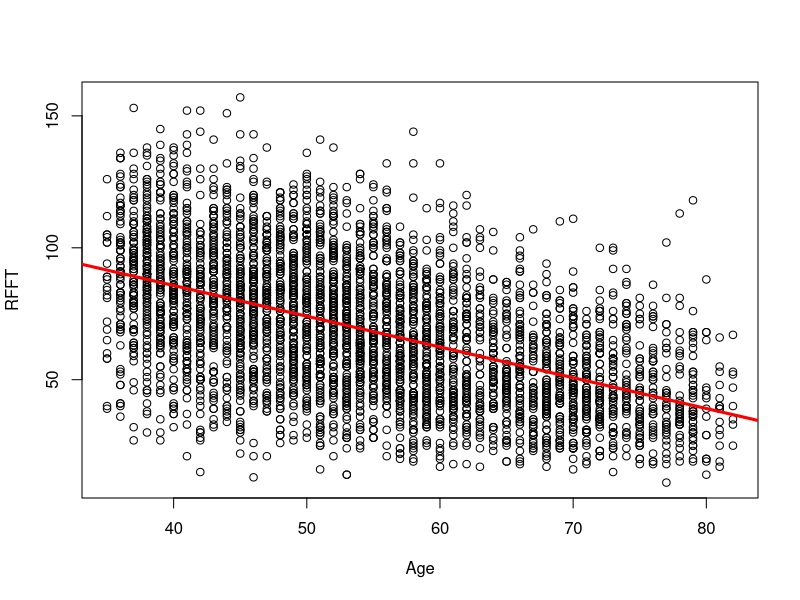
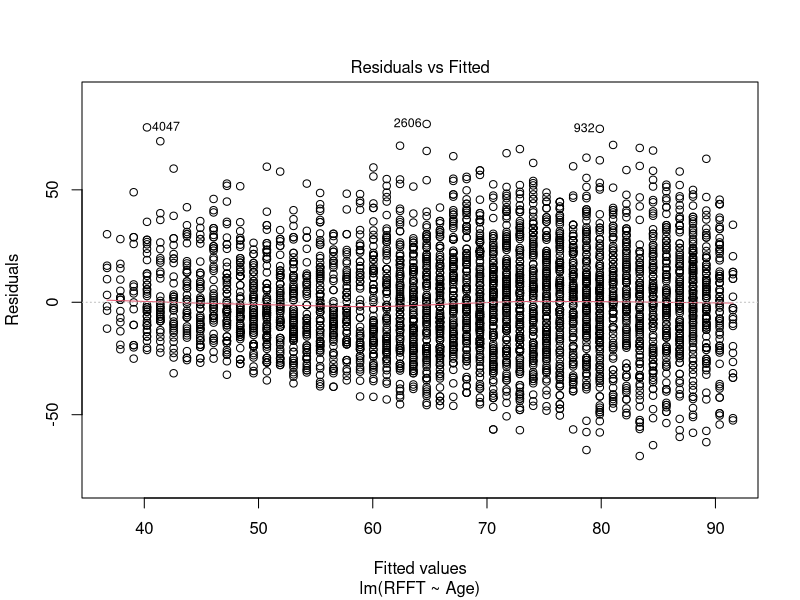
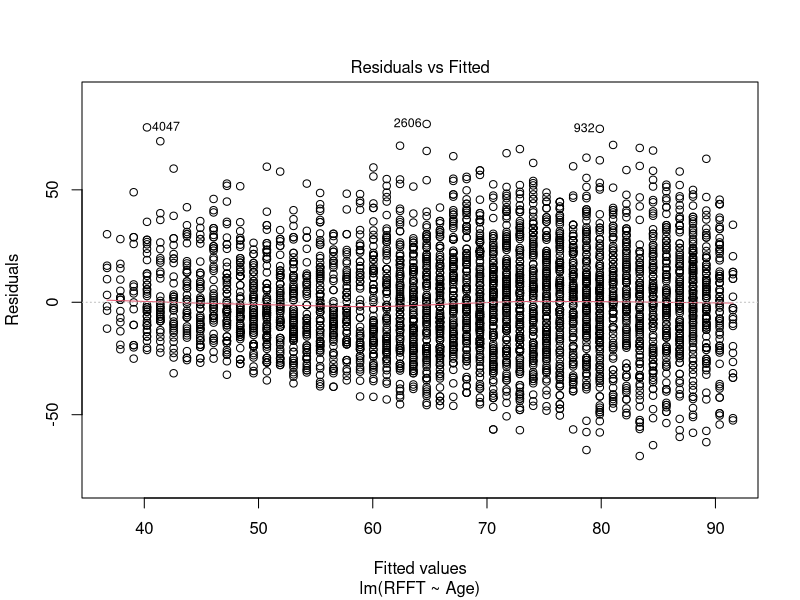
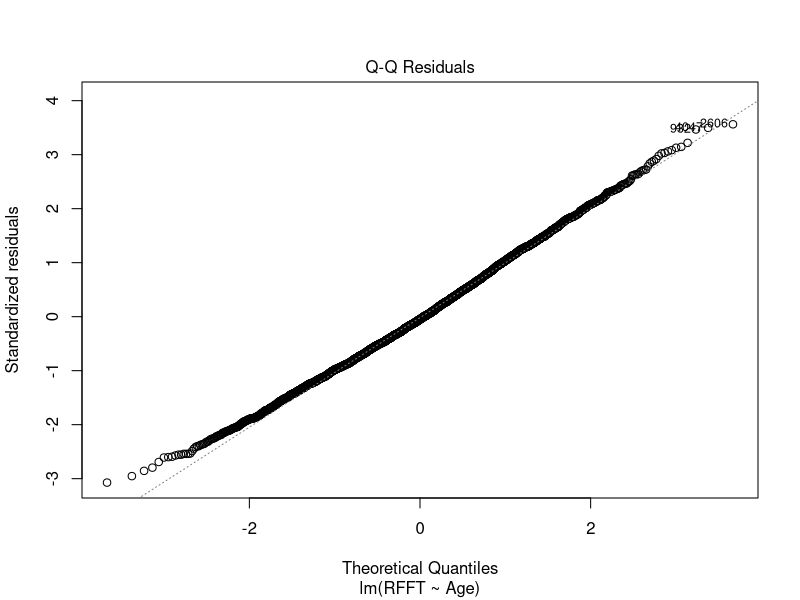
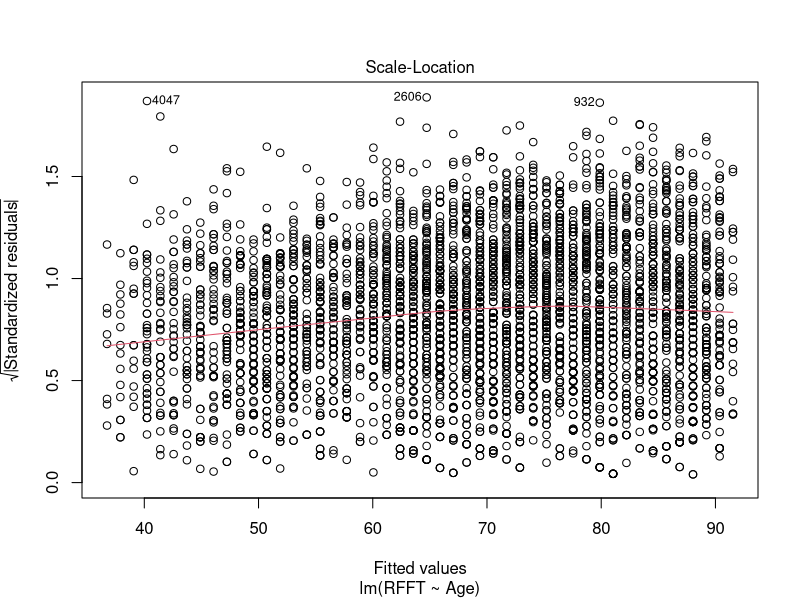
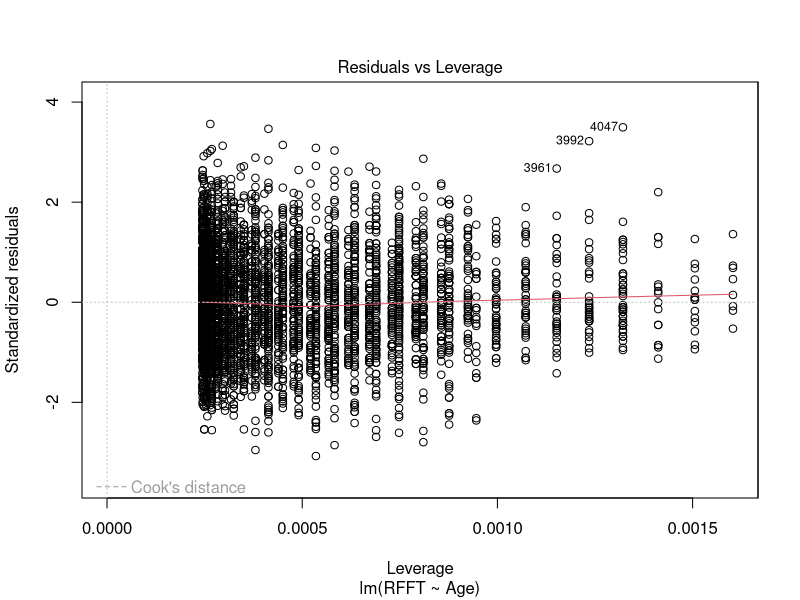
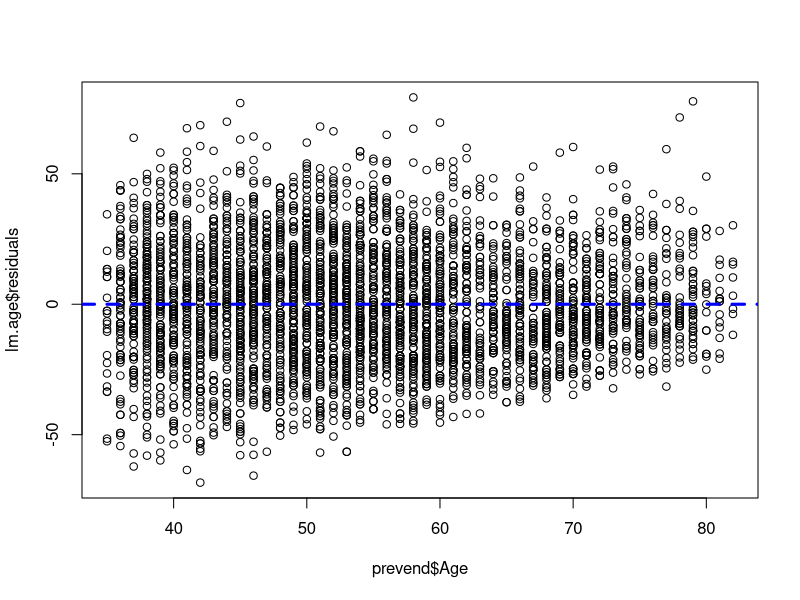
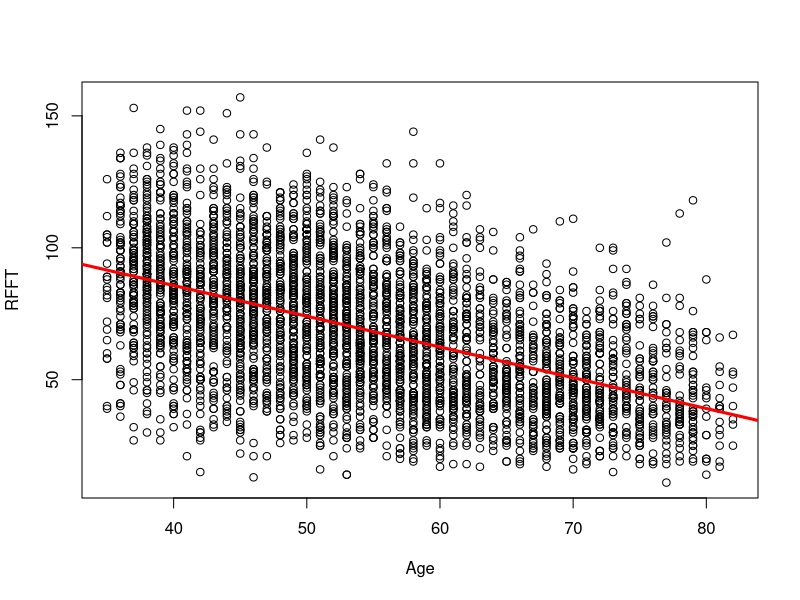

These charts were generated, in order, by the following R code:
## ---- chunk 1
#load the data
prevend = read.csv("data/prevend.csv")

prevend$Education.Factor = factor(prevend$Education, levels = 0:3,
                          labels = c("Primary", "LowSec", "HighSec", "Univ"))
## ---- chunk 2
lm.age = lm(RFFT ~ Age, data = prevend)
plot(RFFT ~ Age, data = prevend)
abline(lm.age,col="red",lwd=3)
## ---- chunk 3
plot(lm.age, which=c(1))
plot(lm.age)

plot(y=lm.age$residuals, prevend$Age)
abline(h=0, col="blue", lty=2, lwd=3)
lm.age = lm(RFFT ~ Age, data = prevend)
plot(RFFT ~ Age, data = prevend)
abline(lm.age,col="red",lwd=3)
## ---- chunk 4
lm.age <- lm(RFFT ~ Age, data=prevend)
lm.age.cubic = lm(RFFT ~ poly(Age,3,raw=T), data = prevend)


summary(lm.age.cubic)

x = min(prevend$Age):max(prevend$Age)
yhat = predict(lm.age.cubic,new = data.frame(Age=x))
plot(RFFT~Age,data=prevend)
abline(lm.age, col="blue", lwd=3)
lines(yhat~x,col="red",lwd=3)
#abline(lm.age,col="blue",lwd=3)

anova(lm.age,lm.age.cubic)

## ---- chunk 5
lo1.age = loess(RFFT ~ Age, data = prevend,span=0.1)
lo2.age = loess(RFFT ~ Age, data = prevend,span=0.2)
lo3.age = loess(RFFT ~ Age, data = prevend,span=0.5)

x = min(prevend$Age):max(prevend$Age)
yhat1 = predict(lo1.age,new = data.frame(Age=x))
yhat2 = predict(lo2.age,new = data.frame(Age=x))
yhat3 = predict(lo3.age,new = data.frame(Age=x))

plot(RFFT~Age,data=prevend,pch=20, col=rgb(0.5,0.5,0.5,0.3))
#lines(yhat1~x,col="red",lwd=4)
#lines(yhat2~x,col="chartreuse",lwd=3,lty=2)
lines(yhat3~x,col="purple",lwd=2,lty=3)

